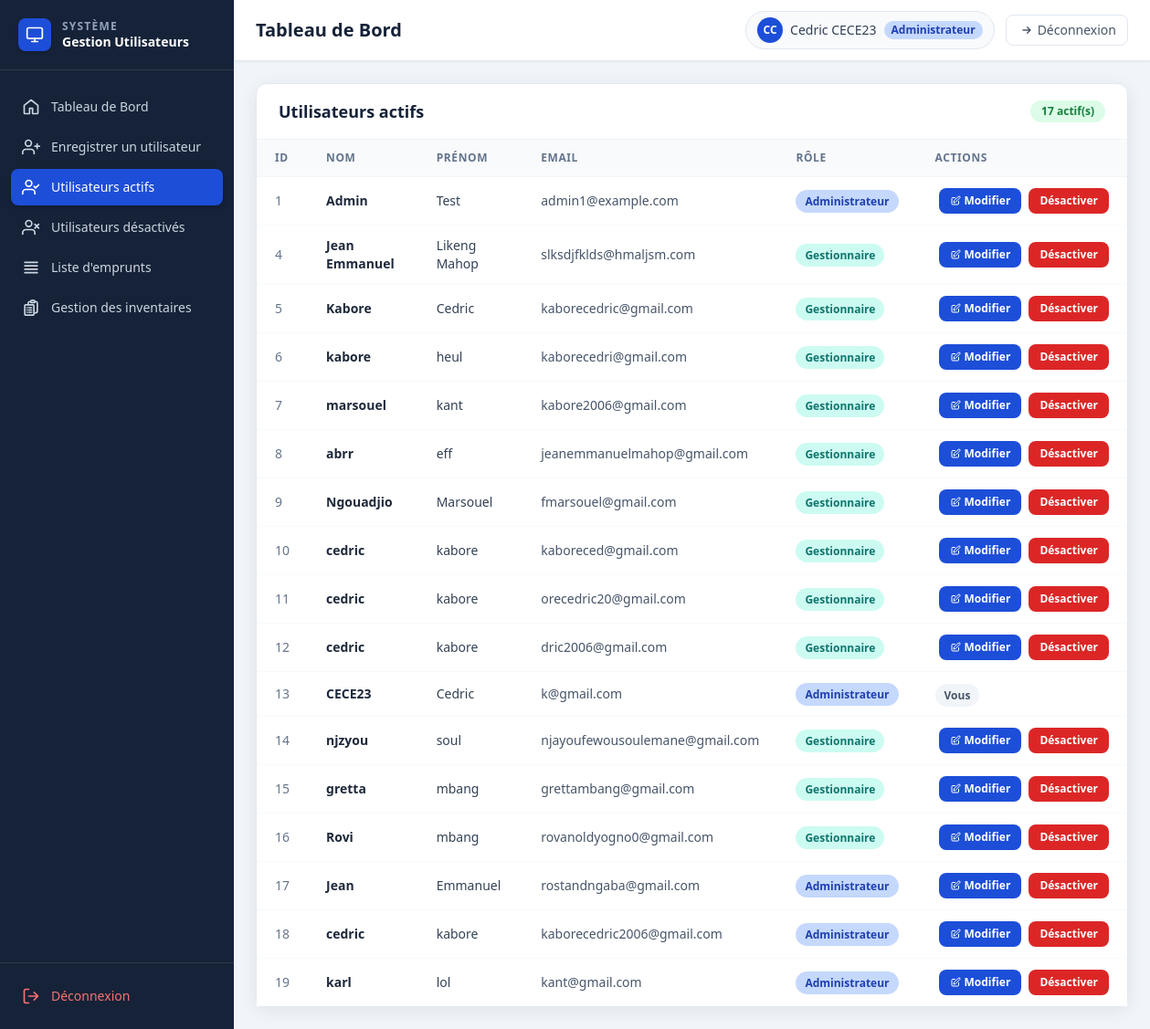
Page /utilisateurs/admin/dashboard/?tab=active (signed in) on the committed database.
### users/models.py (models this page shows, shortened)
class CustomUser(AbstractBaseUser, PermissionsMixin):
    class TypeUser(models.TextChoices):
        ADMIN = "administrateur", _("Administrateur")
        MANAGER = "gestionnaire", _("Gestionnaire")
    email = models.EmailField(_("email address"), unique=True)
    nom = models.CharField(max_length=150)
    prenom = models.CharField(max_length=150)
    type_user = models.CharField(max_length=30, choices=TypeUser.choices, default=TypeUser.MANAGER)
    is_active = models.BooleanField(default=True)
    objects = CustomUserManager()
    USERNAME_FIELD = "email"
    REQUIRED_FIELDS = ["nom", "prenom"]

### users/views.py (the view, shortened to what this page needs)
# urls.py: path("admin/dashboard/", views.dashboard, name="dashboard"),
@login_required
@admin_required
def dashboard(request: HttpRequest) -> HttpResponse:
    tab = request.GET.get("tab", "home")
    active_users = CustomUser.objects.filter(is_active=True).order_by("id")
    disabled_users = CustomUser.objects.filter(is_active=False).order_by("id")
    emprunts_en_attente = Emprunt.objects.select_related(
        "materiel",
        "emprunteur",
    ).prefetch_related("lignes__materiel").filter(
        statut=Emprunt.Statut.EN_ATTENTE
    ).order_by("-date_emprunt")
    form = RegisterUserForm()
    context = {
        "tab": tab,
        "form": form,
        "active_users": active_users,
        "disabled_users": disabled_users,
        "emprunts_en_attente": emprunts_en_attente,
        "statuts_emprunt": Emprunt.Statut.choices,
    }
    return render(request, "users/dashboard.html", context)

### users/views.py (called while the page is built)
def admin_required(view_func):
    @wraps(view_func)
    def _wrapped(request: HttpRequest, *args, **kwargs):
        if not request.user.is_authenticated:
            return redirect("users:login")
        return view_func(request, *args, **kwargs)
    return _wrapped

### users/templates/users/dashboard.html (shortened to what this page needs)
{% extends "users/base.html" %}
{% block page_title %}Tableau de Bord{% endblock %}
{% block content %}
  {% if tab == 'active' %}
    <section class="rounded-xl border border-slate-200 bg-white shadow-soft">
      <div class="flex items-center justify-between border-b border-slate-100 px-6 py-4">
        <h2 class="text-lg font-bold text-navy-800">Utilisateurs actifs</h2>
        <span class="rounded-full bg-green-100 px-3 py-1 text-xs font-bold text-green-700">{{ active_users|length }} actif(s)</span>
      </div>
      {% if active_users %}
        <div class="overflow-x-auto">
          <table class="min-w-full divide-y divide-slate-100">
            <thead class="bg-slate-50">
              <tr>
                <th class="px-5 py-3 text-left text-xs font-bold uppercase tracking-wider text-slate-500">ID</th>
                <th class="px-5 py-3 text-left text-xs font-bold uppercase tracking-wider text-slate-500">Nom</th>
                <th class="px-5 py-3 text-left text-xs font-bold uppercase tracking-wider text-slate-500">Prénom</th>
                <th class="px-5 py-3 text-left text-xs font-bold uppercase tracking-wider text-slate-500">Email</th>
                <th class="px-5 py-3 text-left text-xs font-bold uppercase tracking-wider text-slate-500">Rôle</th>
                <th class="px-5 py-3 text-left text-xs font-bold uppercase tracking-wider text-slate-500">Actions</th>
              </tr>
            </thead>
            <tbody class="divide-y divide-slate-50 bg-white">
              {% for u in active_users %}
                <tr class="hover:bg-slate-50 transition-colors">
                  <td class="px-5 py-3 text-sm text-slate-500">{{ u.id }}</td>
                  <td class="px-5 py-3 text-sm font-semibold text-slate-800">{{ u.nom }}</td>
                  <td class="px-5 py-3 text-sm text-slate-700">{{ u.prenom }}</td>
                  <td class="px-5 py-3 text-sm text-slate-600">{{ u.email }}</td>
                  <td class="px-5 py-3 text-sm">
                    {% if u.type_user == 'administrateur' %}
                      <span class="rounded-full bg-primary-100 px-2.5 py-1 text-xs font-bold text-primary-700">Administrateur</span>
                    {% else %}
                      <span class="rounded-full bg-teal-100 px-2.5 py-1 text-xs font-bold text-teal-700">Gestionnaire</span>
                    {% endif %}
                  </td>
                  <td class="px-5 py-3">
                    {% if u == request.user %}
                      <span class="rounded-full bg-slate-100 px-2.5 py-1 text-xs font-semibold text-slate-600">Vous</span>
                    {% else %}
                      <div class="flex items-center gap-2">
                        <a href="{% url 'users:edit_user' u.id %}" class="btn-edit">
                          Modifier
                        </a>
                        <form method="post" action="{% url 'users:deactivate_user' u.id %}">
                          <button class="btn-danger" type="submit">Désactiver</button>
                        </form>
                      </div>
                    {% endif %}
                  </td>
                </tr>
              {% endfor %}
            </tbody>
          </table>
        </div>
      {% else %}
        <div class="px-6 py-10 text-center text-sm font-medium text-slate-400">Aucun utilisateur actif.</div>
      {% endif %}
    </section>
  {% endif %}
{% endblock %}

### users/templates/users/base.html (shortened to what this page needs)
<!doctype html>
<html lang="fr">
  <head>
    <script src="https://cdn.tailwindcss.com"></script>
  </head>
  <body class="bg-slate-100 text-slate-800">
    <div class="min-h-screen lg:flex">
      <aside class="flex w-64 shrink-0 flex-col bg-navy-800 text-white lg:min-h-screen">
        <div class="flex items-center gap-3 border-b border-white/10 px-5 py-5">
          <div class="grid h-9 w-9 place-items-center rounded-lg bg-primary-600 shadow">
            <svg class="h-5 w-5 text-white" viewBox="0 0 24 24" fill="none" stroke="currentColor" stroke-width="2">
              <rect x="2" y="3" width="20" height="14" rx="2"/>
              <path stroke-linecap="round" d="M8 21h8M12 17v4"/>
            </svg>
          </div>
          <div>
            <p class="text-xs font-semibold uppercase tracking-widest text-slate-400">Système</p>
            <p class="text-sm font-bold leading-tight text-white">Gestion Utilisateurs</p>
          </div>
        </div>
        <nav class="flex-1 space-y-1 px-3 py-5">
          <a href="?tab=home" class="nav-link {% if tab == 'home' %}active{% endif %}">
            <svg class="h-5 w-5" viewBox="0 0 24 24" fill="none" stroke="currentColor" stroke-width="2">
              <path stroke-linecap="round" stroke-linejoin="round" d="m3 10 9-7 9 7v10a1 1 0 0 1-1 1h-6v-7H10v7H4a1 1 0 0 1-1-1z"/>
            </svg>
            Tableau de Bord
          </a>
          <a href="?tab=register" class="nav-link {% if tab == 'register' %}active{% endif %}">
            <svg class="h-5 w-5" viewBox="0 0 24 24" fill="none" stroke="currentColor" stroke-width="2">
              <path stroke-linecap="round" stroke-linejoin="round" d="M16 21v-2a4 4 0 0 0-4-4H5a4 4 0 0 0-4 4v2"/>
              <circle cx="8.5" cy="7" r="4"/>
              <path stroke-linecap="round" stroke-linejoin="round" d="M20 8v6M23 11h-6"/>
            </svg>
            Enregistrer un utilisateur
          </a>
          <a href="?tab=active" class="nav-link {% if tab == 'active' %}active{% endif %}">
            <svg class="h-5 w-5" viewBox="0 0 24 24" fill="none" stroke="currentColor" stroke-width="2">
              <path stroke-linecap="round" stroke-linejoin="round" d="M17 21v-2a4 4 0 0 0-4-4H5a4 4 0 0 0-4 4v2"/>
              <circle cx="9" cy="7" r="4"/>
              <path stroke-linecap="round" stroke-linejoin="round" d="m16 11 2 2 4-4"/>
            </svg>
            Utilisateurs actifs
          </a>
          <a href="?tab=disabled" class="nav-link {% if tab == 'disabled' %}active{% endif %}">
            <svg class="h-5 w-5" viewBox="0 0 24 24" fill="none" stroke="currentColor" stroke-width="2">
              <path stroke-linecap="round" stroke-linejoin="round" d="M17 21v-2a4 4 0 0 0-4-4H5a4 4 0 0 0-4 4v2"/>
              <circle cx="9" cy="7" r="4"/>
              <path stroke-linecap="round" stroke-linejoin="round" d="m17 8 5 5M22 8l-5 5"/>
            </svg>
            Utilisateurs désactivés
          </a>
          <a href="?tab=listeemprunts" class="nav-link {% if tab == 'listeemprunts' %}active{% endif %}">
            <svg xmlns="http://www.w3.org/2000/svg" fill="none" viewBox="0 0 24 24" stroke-width="2" stroke="currentColor" class="h-5 w-5">
              <path stroke-linecap="round" stroke-linejoin="round" d="M3.75 5.25h16.5m-16.5 4.5h16.5m-16.5 4.5h16.5m-16.5 4.5h16.5" />
            </svg>
            Liste d'emprunts
          </a>
          <a href="?tab=inventaires" class="nav-link {% if tab == 'inventaires' %}active{% endif %}">
            Gestion des inventaires
          </a>
        </nav>
        <div class="border-t border-white/10 px-3 py-4">
          <a href="{% url 'users:logout' %}" class="nav-link text-red-400 hover:bg-red-900/30 hover:text-red-300">
            <svg class="h-5 w-5" viewBox="0 0 24 24" fill="none" stroke="currentColor" stroke-width="2">
              <path stroke-linecap="round" stroke-linejoin="round" d="M9 21H5a2 2 0 0 1-2-2V5a2 2 0 0 1 2-2h4"/>
              <path stroke-linecap="round" stroke-linejoin="round" d="m16 17 5-5-5-5M21 12H9"/>
            </svg>
            Déconnexion
          </a>
        </div>
      </aside>
      <div class="flex flex-1 flex-col">
        <header class="flex items-center justify-between border-b border-slate-200 bg-white px-6 py-3 shadow-sm">
          <h1 class="text-xl font-bold text-navy-800">{% block page_title %}Dashboard{% endblock %}</h1>
          <div class="flex items-center gap-3">
            <div class="flex items-center gap-2 rounded-full border border-slate-200 bg-slate-50 px-3 py-1.5">
              <div class="grid h-7 w-7 place-items-center rounded-full bg-primary-600 text-xs font-bold text-white">
                {{ request.user.prenom|first|upper }}{{ request.user.nom|first|upper }}
              </div>
              <span class="text-sm font-medium text-slate-700">{{ request.user.prenom }} {{ request.user.nom }}</span>
              <span class="rounded-full bg-primary-100 px-2 py-0.5 text-xs font-semibold text-primary-700">Administrateur</span>
            </div>
            <a href="{% url 'users:logout' %}" class="flex items-center gap-1.5 rounded-lg border border-slate-200 px-3 py-1.5 text-sm font-medium text-slate-600 transition hover:bg-slate-100">
              <svg class="h-4 w-4" viewBox="0 0 24 24" fill="none" stroke="currentColor" stroke-width="2">
                <path stroke-linecap="round" stroke-linejoin="round" d="m16 17 5-5-5-5M21 12H9"/>
              </svg>
              Déconnexion
            </a>
          </div>
        </header>
        <main class="flex-1 p-6">
          {% block content %}{% endblock %}
        </main>
      </div>
    </div>
  </body>
</html>

### rows in the picture
CustomUser: user.prenom|first "C", user.nom|first "C", user.prenom "Cedric", user.nom "CECE23", id "13", nom "CECE23", prenom "Cedric", email "k@gmail.com", type_user "Administrateur", shows "Vous"
CustomUser: id "1", nom "Admin", prenom "Test", email "admin1@example.com", type_user "Administrateur", shows "Modifier"
CustomUser: id "4", nom "Jean Emmanuel", prenom "Likeng Mahop", email "slksdjfklds@hmaljsm.com", type_user "Gestionnaire", shows "Modifier"
CustomUser: id "5", nom "Kabore", prenom "Cedric", email "kaborecedric@gmail.com", type_user "Gestionnaire", shows "Modifier"
CustomUser: id "6", nom "kabore", prenom "heul", email "kaborecedri@gmail.com", type_user "Gestionnaire", shows "Modifier"
CustomUser: id "7", nom "marsouel", prenom "kant", email "kabore2006@gmail.com", type_user "Gestionnaire", shows "Modifier"
CustomUser: id "8", nom "abrr", prenom "eff", email "jeanemmanuelmahop@gmail.com", type_user "Gestionnaire", shows "Modifier"
CustomUser: id "9", nom "Ngouadjio", prenom "Marsouel", email "fmarsouel@gmail.com", type_user "Gestionnaire", shows "Modifier"
CustomUser: id "10", nom "cedric", prenom "kabore", email "kaboreced@gmail.com", type_user "Gestionnaire", shows "Modifier"
CustomUser: id "11", nom "cedric", prenom "kabore", email "orecedric20@gmail.com", type_user "Gestionnaire", shows "Modifier"
CustomUser: id "12", nom "cedric", prenom "kabore", email "dric2006@gmail.com", type_user "Gestionnaire", shows "Modifier"
CustomUser: id "14", nom "njzyou", prenom "soul", email "njayoufewousoulemane@gmail.com", type_user "Gestionnaire", shows "Modifier"
CustomUser: id "15", nom "gretta", prenom "mbang", email "grettambang@gmail.com", type_user "Gestionnaire", shows "Modifier"
CustomUser: id "16", nom "Rovi", prenom "mbang", email "rovanoldyogno0@gmail.com", type_user "Gestionnaire", shows "Modifier"
CustomUser: id "17", nom "Jean", prenom "Emmanuel", email "rostandngaba@gmail.com", type_user "Administrateur", shows "Modifier"
CustomUser: id "18", nom "cedric", prenom "kabore", email "kaborecedric2006@gmail.com", type_user "Administrateur", shows "Modifier"
CustomUser: id "19", nom "karl", prenom "lol", email "kant@gmail.com", type_user "Administrateur", shows "Modifier"

### other values in the picture
{{ active_users|length }} "17"
